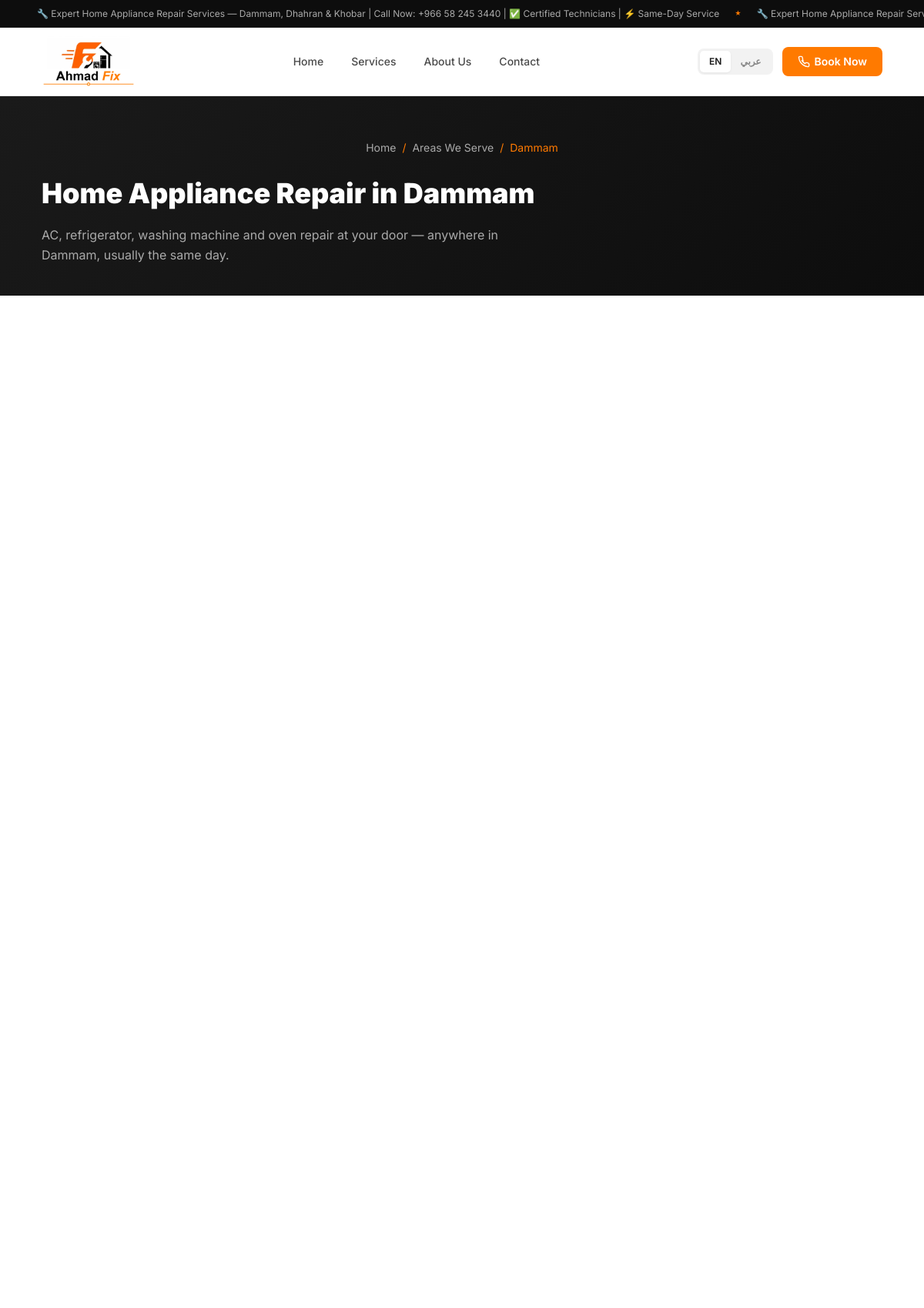
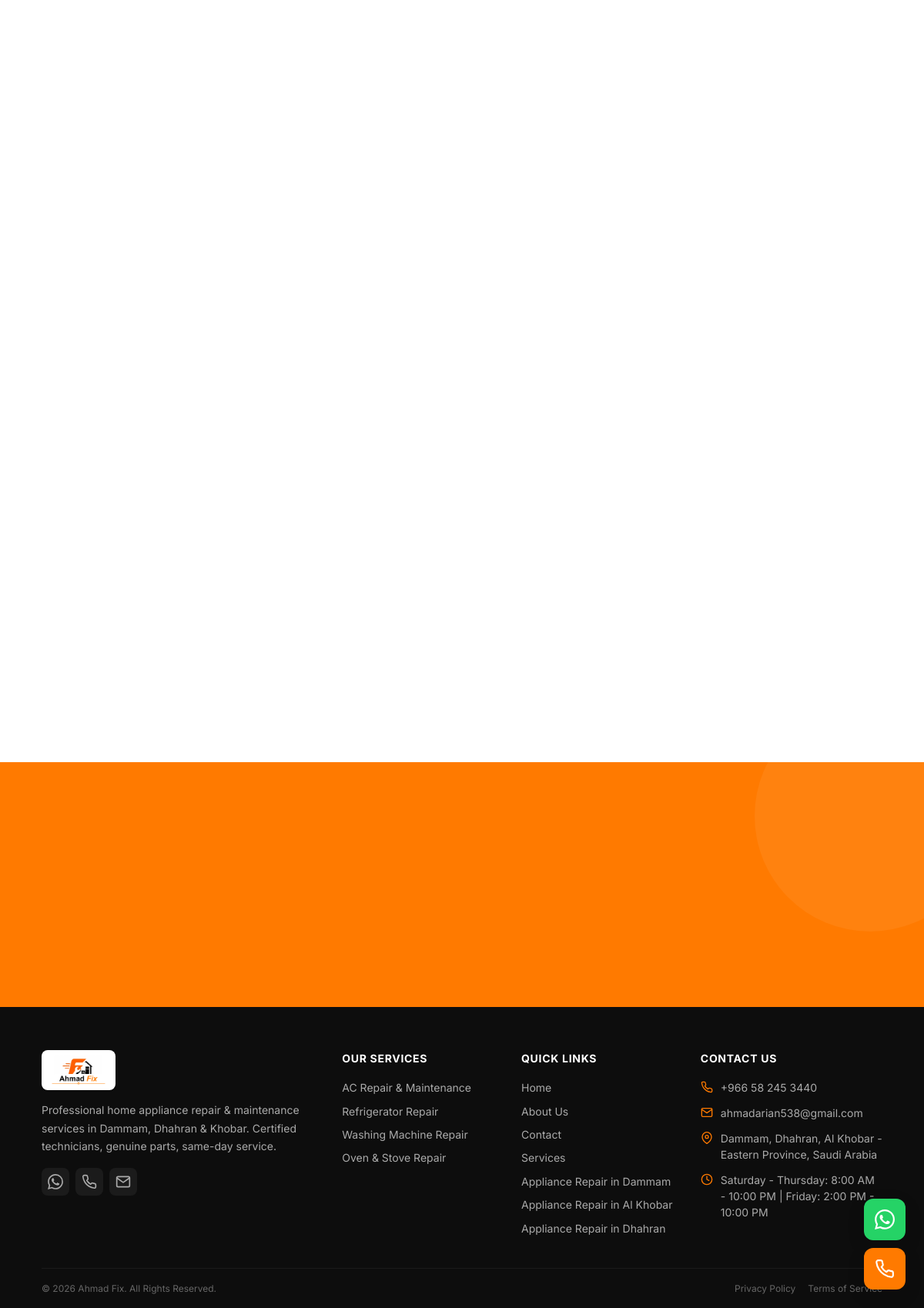
The app's page /en/appliance-repair-dammam with its own data (2 pictures, top to bottom).
### tables this page shows
CREATE TABLE IF NOT EXISTS site_settings (
    id INT AUTO_INCREMENT PRIMARY KEY,
    setting_key VARCHAR(100) NOT NULL UNIQUE,
    setting_value_en TEXT,
    setting_value_ar TEXT,
    setting_type ENUM('text','textarea','image','url','email','phone') DEFAULT 'text',
    setting_group VARCHAR(50) DEFAULT 'general',
    updated_at TIMESTAMP DEFAULT CURRENT_TIMESTAMP ON UPDATE CURRENT_TIMESTAMP
);

CREATE TABLE IF NOT EXISTS services (
    id INT AUTO_INCREMENT PRIMARY KEY,
    name_en VARCHAR(150) NOT NULL,
    name_ar VARCHAR(150) NOT NULL,
    slug_en VARCHAR(150) NOT NULL UNIQUE,
    slug_ar VARCHAR(150) NOT NULL,
    short_desc_en TEXT,
    short_desc_ar TEXT,
    full_desc_en LONGTEXT,
    full_desc_ar LONGTEXT,
    icon VARCHAR(50) DEFAULT 'tools',
    image VARCHAR(255),
    meta_title_en VARCHAR(200),
    meta_title_ar VARCHAR(200),
    meta_desc_en VARCHAR(300),
    meta_desc_ar VARCHAR(300),
    meta_keywords_en VARCHAR(500),
    meta_keywords_ar VARCHAR(500),
    faq_en JSON,
    faq_ar JSON,
    sort_order INT DEFAULT 0,
    is_active TINYINT(1) DEFAULT 1,
    created_at TIMESTAMP DEFAULT CURRENT_TIMESTAMP,
    updated_at TIMESTAMP DEFAULT CURRENT_TIMESTAMP ON UPDATE CURRENT_TIMESTAMP
);

### config/config.php (called while the page is built, shortened)
<?php
try {
    $dsn = "mysql:host=" . DB_HOST . ";dbname=" . DB_NAME . ";charset=" . DB_CHARSET;
    $options = [
        PDO::ATTR_ERRMODE            => PDO::ERRMODE_EXCEPTION,
        PDO::ATTR_DEFAULT_FETCH_MODE => PDO::FETCH_ASSOC,
        PDO::ATTR_EMULATE_PREPARES   => false,
        PDO::MYSQL_ATTR_INIT_COMMAND => "SET NAMES utf8mb4 COLLATE utf8mb4_unicode_ci",
    ];
    $pdo = new PDO($dsn, DB_USER, DB_PASS, $options);
    $pdo->exec("SET NAMES utf8mb4");
    $pdo->exec("SET CHARACTER SET utf8mb4");
} catch (PDOException $e) {
    error_log("Database Connection Error: " . $e->getMessage());
    http_response_code(503);
    header('Retry-After: 600');
    die('<h1>Service Temporarily Unavailable</h1><p>Please try again later.</p>');
}
$supported_langs = ['en', 'ar'];
$default_lang = 'en';
if (isset($url_lang) && in_array($url_lang, $supported_langs)) {
    $lang = $url_lang;
} elseif (isset($_GET['lang']) && in_array($_GET['lang'], $supported_langs)) {
    $lang = $_GET['lang'];
} elseif (isset($_SESSION['lang']) && in_array($_SESSION['lang'], $supported_langs)) {
    $lang = $_SESSION['lang'];
} else {
    $browser_lang = substr($_SERVER['HTTP_ACCEPT_LANGUAGE'] ?? 'en', 0, 2);
    $lang = in_array($browser_lang, $supported_langs) ? $browser_lang : $default_lang;
}
$is_rtl = ($lang === 'ar');
$dir = $is_rtl ? 'rtl' : 'ltr';
$lang_file = SITE_ROOT . '/lang/' . $lang . '.php';
if (file_exists($lang_file)) {
    $translations = require $lang_file;
} else {
    $translations = require SITE_ROOT . '/lang/en.php';
}
require_once SITE_ROOT . '/config/functions.php';
$__phone = trim(setting('phone', 'en'));

### pages/area.php (the view, shortened to what this page needs)
<?php
$area = $current_area;
$city = $area['name_' . $lang];
$services = getServices();
?>
<section class="service-hero">
    <div class="container">
        <nav class="breadcrumb" aria-label="Breadcrumb">
            <a href="<?php echo url(); ?>"><?php echo __('nav_home'); ?></a>
            <span class="breadcrumb-separator">/</span>
            <a href="<?php echo url(); ?>#areas"><?php echo __('areas_title'); ?></a>
            <span class="breadcrumb-separator">/</span>
            <span aria-current="page"><?php echo e($city); ?></span>
        </nav>
        <h1><?php echo e($area['h1_' . $lang]); ?></h1>
        <p><?php echo e($area['lead_' . $lang]); ?></p>
    </div>
</section>
<section class="service-detail-content">
    <div class="container">
        <div class="service-detail-grid">
        </div>
    </div>
</section>
<section class="cta-section">
    <div class="container">
    </div>
</section>

### includes/header.php (shortened to what this page needs)
<?php
$ribbon_text = setting('ribbon_text', $lang);
$current_nav = $current_page ?? 'home';
$is_404 = $is_404 ?? false;
$has_alternates = !$is_404 && is_array($alt_paths ?? null);
$alt_en = $has_alternates ? url($alt_paths['en'], 'en') : url('', 'en');
$alt_ar = $has_alternates ? url($alt_paths['ar'], 'ar') : url('', 'ar');
?>
<!DOCTYPE html>
<html lang="<?php echo $lang === 'ar' ? 'ar-SA' : 'en'; ?>" dir="<?php echo $dir; ?>">
<head>
    <link rel="stylesheet" href="<?php echo ASSETS_URL; ?>/css/style.css?v=<?php echo ASSETS_VERSION; ?>">
    <link rel="stylesheet" href="<?php echo ASSETS_URL; ?>/css/animations.css?v=<?php echo ASSETS_VERSION; ?>">
    <?php echo getLocalBusinessSchema(); ?>
</head>
<body class="page-transition">
<div class="top-ribbon" role="region" aria-label="<?php echo $lang === 'ar' ? 'شريط الإعلانات' : 'Announcement Bar'; ?>">
    <div class="ribbon-track">
        <span class="ribbon-text">
            <?php echo $ribbon_text; ?>
            <span class="ribbon-separator">★</span>
            <?php echo $ribbon_text; ?>
        </span>
    </div>
</div>
<header class="header" id="main-header">
    <div class="header-inner">
        <a href="<?php echo url(); ?>" class="logo" aria-label="Ahmad Fix Home">
            <?php echo logoPicture(); ?>
        </a>
        <nav class="desktop-nav">
            <a href="<?php echo url(); ?>" class="nav-link <?php echo $current_nav === 'home' ? 'active' : ''; ?>"><?php echo __('nav_home'); ?></a>
            <a href="<?php echo url(); ?>#services" class="nav-link"><?php echo __('nav_services'); ?></a>
            <a href="<?php echo url('about'); ?>" class="nav-link <?php echo in_array($current_nav, ['about', 'من-نحن']) ? 'active' : ''; ?>"><?php echo __('nav_about'); ?></a>
            <a href="<?php echo url('contact'); ?>" class="nav-link <?php echo in_array($current_nav, ['contact', 'اتصل-بنا']) ? 'active' : ''; ?>"><?php echo __('nav_contact'); ?></a>
        </nav>
        <div class="header-actions">
            <div class="lang-switch">
                <a href="<?php echo e($alt_en); ?>" hreflang="en" lang="en" class="lang-btn <?php echo $lang === 'en' ? 'active' : ''; ?>">EN</a>
                <a href="<?php echo e($alt_ar); ?>" hreflang="ar" lang="ar" class="lang-btn <?php echo $lang === 'ar' ? 'active' : ''; ?>">عربي</a>
            </div>
            <a href="tel:<?php echo formatPhone(PHONE); ?>" class="header-cta">
                <?php echo __('nav_book_now'); ?>
            </a>
        </div>
    </div>
</header>
<main>

### includes/footer.php (shortened to what this page needs)
<?php
$services = getServices();
?>
</main>
<footer class="footer" role="contentinfo">
    <div class="container">
        <div class="footer-grid">
            <div class="footer-about">
                <a href="<?php echo url(); ?>" class="logo" aria-label="<?php echo e(SITE_NAME); ?>">
                    <div class="footer-logo-bg">
                        <?php echo logoPicture(); ?>
                    </div>
                </a>
                <p><?php echo __('footer_about'); ?></p>
                <div class="footer-social">
                    <a href="https://wa.me/<?php echo waNumber(); ?>" target="_blank" rel="noopener" aria-label="WhatsApp">
                    </a>
                    <a href="tel:<?php echo formatPhone(PHONE); ?>" aria-label="Phone">
                    </a>
                    <a href="mailto:<?php echo EMAIL; ?>" aria-label="Email">
                        <svg width="20" height="20" viewBox="0 0 24 24" fill="none" stroke="currentColor" stroke-width="2" stroke-linecap="round" stroke-linejoin="round"><path d="M4 4h16c1.1 0 2 .9 2 2v12c0 1.1-.9 2-2 2H4c-1.1 0-2-.9-2-2V6c0-1.1.9-2 2-2z"/><polyline points="22,6 12,13 2,6"/></svg>
                    </a>
                </div>
            </div>
            <div class="footer-column">
                <h4><?php echo __('footer_services'); ?></h4>
                <div class="footer-links">
                    <?php foreach ($services as $svc): ?>
                    <a href="<?php echo url(localized($svc, 'slug')); ?>">
                        <?php echo localized($svc, 'name'); ?>
                    </a>
                    <?php endforeach; ?>
                </div>
            </div>
            <div class="footer-column">
                <h4><?php echo __('footer_quick_links'); ?></h4>
                <div class="footer-links">
                    <a href="<?php echo url(); ?>"><?php echo __('nav_home'); ?></a>
                    <a href="<?php echo url('about'); ?>"><?php echo __('nav_about'); ?></a>
                    <a href="<?php echo url('contact'); ?>"><?php echo __('nav_contact'); ?></a>
                    <a href="<?php echo url(); ?>#services"><?php echo __('nav_services'); ?></a>
                    <?php foreach (getAreas() as $footer_area): ?>
                    <a href="<?php echo url($footer_area['slug_' . $lang]); ?>"><?php echo e(sprintf(__('area_link_label'), $footer_area['name_' . $lang])); ?></a>
                    <?php endforeach; ?>
                </div>
            </div>
            <div class="footer-column">
                <h4><?php echo __('footer_contact'); ?></h4>
                <div class="footer-contact-item">
                    <a href="tel:<?php echo formatPhone(PHONE); ?>" dir="ltr"><?php echo e(PHONE); ?></a>
                </div>
                <div class="footer-contact-item">
                    <svg width="18" height="18" viewBox="0 0 24 24" fill="none" stroke="currentColor" stroke-width="2" stroke-linecap="round" stroke-linejoin="round"><path d="M4 4h16c1.1 0 2 .9 2 2v12c0 1.1-.9 2-2 2H4c-1.1 0-2-.9-2-2V6c0-1.1.9-2 2-2z"/><polyline points="22,6 12,13 2,6"/></svg>
                    <a href="mailto:<?php echo EMAIL; ?>"><?php echo EMAIL; ?></a>
                </div>
                <div class="footer-contact-item">
                    <svg width="18" height="18" viewBox="0 0 24 24" fill="none" stroke="currentColor" stroke-width="2" stroke-linecap="round" stroke-linejoin="round"><path d="M21 10c0 7-9 13-9 13s-9-6-9-13a9 9 0 0 1 18 0z"/><circle cx="12" cy="10" r="3"/></svg>
                    <span><?php echo setting('address_en', $lang); ?></span>
                </div>
                <div class="footer-contact-item">
                    <svg width="18" height="18" viewBox="0 0 24 24" fill="none" stroke="currentColor" stroke-width="2" stroke-linecap="round" stroke-linejoin="round"><circle cx="12" cy="12" r="10"/><polyline points="12 6 12 12 16 14"/></svg>
                    <span><?php echo setting('working_hours_en', $lang); ?></span>
                </div>
            </div>
        </div>
        <div class="footer-bottom">
            <span><?php echo __('footer_copyright'); ?></span>
            <div class="footer-bottom-links">
                <a href="<?php echo url('privacy-policy'); ?>"><?php echo __('footer_privacy'); ?></a>
                <a href="<?php echo url('terms'); ?>"><?php echo __('footer_terms'); ?></a>
            </div>
        </div>
    </div>
</footer>
</body>
</html>

### assets/css/animations.css (style rules this page uses)
.page-transition { animation: fadeIn 0.4s ease; }

### records on screen
site_settings: setting_value_en "🔧 Expert Home Appliance Repair Services — Dammam, Dhahran & Khobar | Call Now: +966 58 245 3440 | ✅ Certified Technicians | ⚡ Same-Day Service", setting_value_en "🔧 Expert Home Appliance Repair…"
services: name_en "AC Repair & Maintenance"
services: name_en "Refrigerator Repair"
services: name_en "Washing Machine Repair"
services: name_en "Oven & Stove Repair"
site_settings: setting_value_en "Dammam, Dhahran, Al Khobar - Eastern Province, Saudi Arabia"
site_settings: setting_value_en "Saturday - Thursday: 8:00 AM - 10:00 PM | Friday: 2:00 PM - 10:00 PM"

### other values on screen
__('nav_home') "Home"
__('nav_services') "Services"
__('nav_about') "About Us"
__('nav_contact') "Contact"
__('nav_book_now') "Book Now"
__('areas_title') "Areas We Serve"
$city "Dammam"
$area['h1_' . $lang] "Home Appliance Repair in Dammam"
$area['lead_' . $lang] "AC, refrigerator, washing machine and oven repair at your door — anywhere in Dammam, usually the same day."
__('footer_about') "Professional home appliance repair & maintenance services in Dammam, Dhahran & Khobar. Certified technicians, genuine parts, same-day service."
__('footer_services') "OUR SERVICES"
__('footer_quick_links') "QUICK LINKS"
sprintf(__('area_link_label'), $footer_area['name_' . $lang]) "Appliance Repair in Dammam"
sprintf(__('area_link_label'), $footer_area['name_' . $lang]) "Appliance Repair in Al Khobar"
sprintf(__('area_link_label'), $footer_area['name_' . $lang]) "Appliance Repair in Dhahran"
